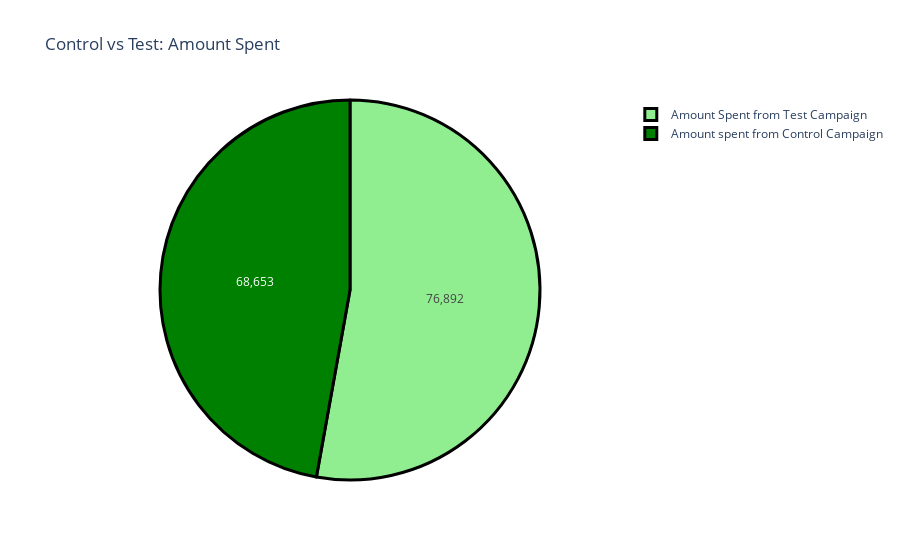

Here is the notebook cell this chart was saved with:
### Code cell
label=['Amount spent from Control Campaign','Amount Spent from Test Campaign']
count=[sum(control_data['Amount Spent']),sum(test_data['Amount Spent'])]

color=['green','lightgreen']
fig=go.Figure(data=[go.Pie(labels=label,values=count)])

fig.update_layout(title='Control vs Test: Amount Spent')

fig.update_traces(hoverinfo='label+percent',textinfo='value',marker=dict(colors=color,line=dict(color='black',width=3)))

### Figure 1 — Plotly figure (JSON) as saved in the notebook; plotly's stock layout.template omitted (floating-point values rounded to 4 significant figures)
{"data": [{"hoverinfo": "label+percent", "labels": ["Amount spent from Control Campaign", "Amount Spent from Test Campaign"], "marker": {"colors": ["green", "lightgreen"], "line": {"color": "black", "width": 3}}, "textinfo": "value", "type": "pie", "values": [68653, 76892]}], "layout": {"title": {"text": "Control vs Test: Amount Spent"}}}
